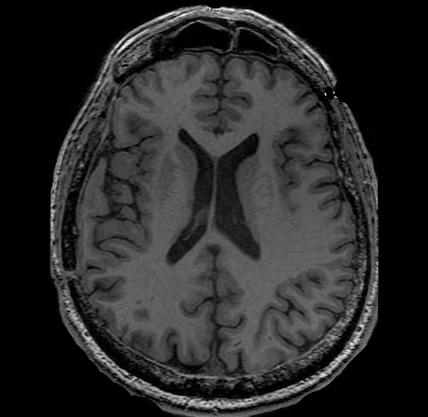
#> input picture image.jpg, 428 x 417 px
$ python region_growing.py
#> lines starting #> are read from the running program, lines starting #| are printed output that depends on the picture; after the words box and inside, x2 and y2 are one past the last pixel; in counts of white or black regions, pixels touching at a corner belong together
#> in main, image is the input picture: shape (417, 428); min 0, max 255, mean 41.2
import numpy as np
import cv2
import matplotlib.pyplot as plt
from collections import deque

def region_growing(img, seed_points, threshold):
#> called with threshold = 15
    if len(img.shape) == 3:
        img = cv2.cvtColor(img, cv2.COLOR_BGR2GRAY)

    h, w = img.shape
#> h = 417; w = 428
    segmented = np.zeros((h, w), dtype=np.uint8)
    visited = np.zeros((h, w), dtype=bool)

    neighbors = [(-1,-1), (-1,0), (-1,1),
                 (0,-1),          (0,1),
                 (1,-1),  (1,0), (1,1)]

    queue = deque()

    for seed in seed_points:
        x, y = seed
        seed_value = img[y, x]
        queue.append((x, y, seed_value))
        segmented[y, x] = 255
        visited[y, x] = True
#> this loop made 2 passes
#> seed_value on passes 1 to 2: 92, 82
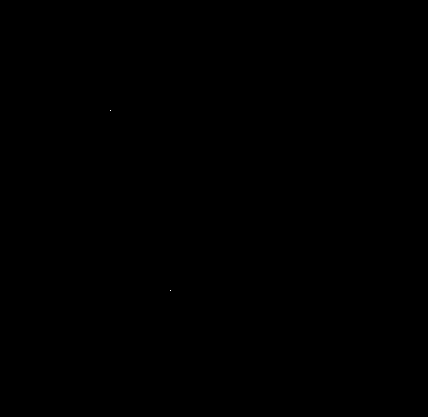
#> segmented: shape (417, 428); 0% white in thin lines or dots, all inside (x1, y1, x2, y2) = (110, 110, 171, 291)

    while queue:
        x, y, seed_value = queue.popleft()

        for dx, dy in neighbors:
            nx, ny = x + dx, y + dy

            if 0 <= nx < w and 0 <= ny < h and not visited[ny, nx]:
                if abs(int(img[ny, nx]) - int(seed_value)) <= threshold:
                    segmented[ny, nx] = 255
                    visited[ny, nx] = True
                    queue.append((nx, ny, seed_value))
#> this loop made 38729 passes
#> (x, y, seed_value) on passes 1 to 3: (170, 290, 92), (110, 110, 82), (169, 289, 92)
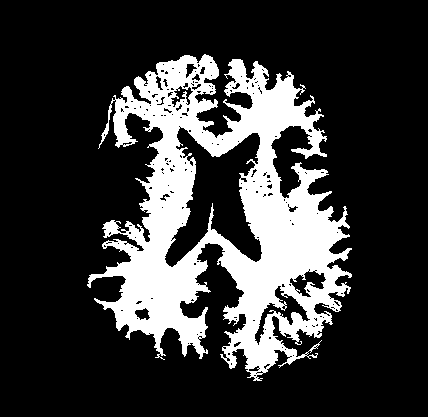
#> segmented: shape (417, 428); 21.7% white; 1 white region, box (x1, y1, x2, y2) and area: (87, 54, 352, 381) 38729

    return segmented

def main():
    image = cv2.imread('image.jpg', cv2.IMREAD_GRAYSCALE)
    seed_points = [(170, 290), (110, 110)]
    threshold = 15
    segmented = region_growing(image, seed_points, threshold)

    plt.figure(figsize=(15, 5))
    plt.subplot(131), plt.imshow(image, cmap='gray'), plt.title('Original Image')
    plt.subplot(132), plt.imshow(image, cmap='gray')
    plt.plot(seed_points[0], seed_points[1], 'ro'), plt.title('Seed Points')
    plt.subplot(133), plt.imshow(segmented, cmap='gray'), plt.title('Region Growing Result')
    plt.show()
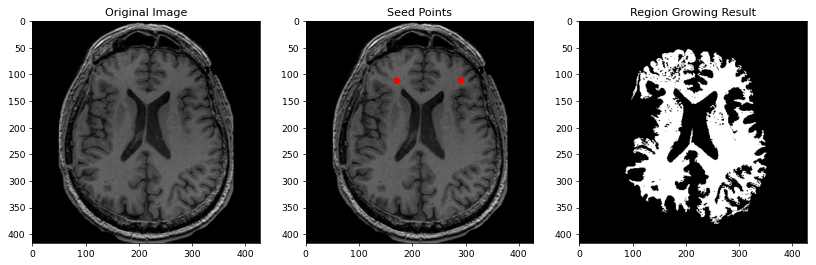
#> figure drawn by matplotlib, 3 panels

if __name__ == '__main__':
    main()
